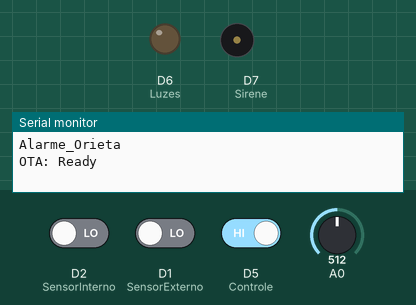
This sketch was run on a simulated ESP8266 (Wemos D1 mini). Shown: output pins drawn as LEDs (lit = HIGH), buzzer (waves = sounding, pin HIGH), the last lines printed to the serial monitor. Inputs (shaded band) come from the test bench; at power-on: D5 (Controle) HIGH, D2 (SensorInterno) LOW, A0 = 512, D1 (SensorExterno) LOW. WiFi joins after 1.5 s; servers stay silent unless stated.

Above: at 3.5 s.
3.6 s: D5 (Controle) driven LOW
At 3.9 s:
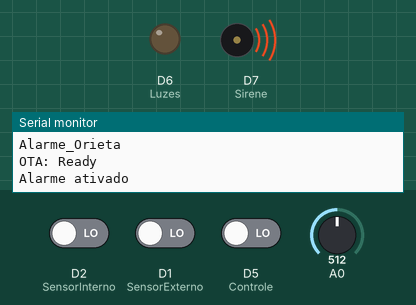
6.6 s: D2 (SensorInterno) driven HIGH
12.6 s: A0 set to 810
15.6 s: A0 set to 785
At 17.2 s:
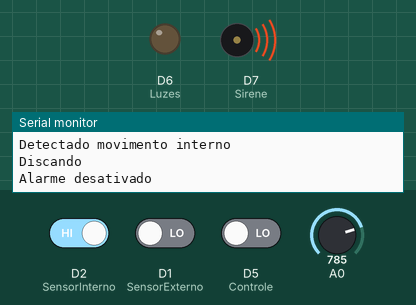
18.6 s: A0 set to 900
Timing chart, 0 to 22.6 s (numbered marks = the images above; inputs shaded):
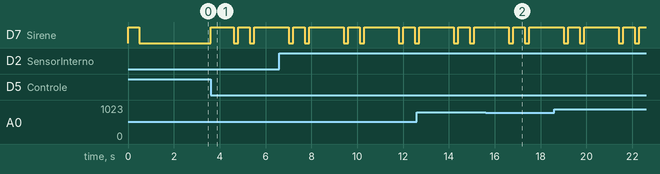

Measured:
- after the input at 3.6 s, D7 (Sirene): goes HIGH 1.0 s, LOW 0.20 s, HIGH 0.50 s, LOW 0.20 s, then HIGH, starting at once

The sketch:

alarme_cleo_IOT.ino
```cpp
/*******************************************************************************
 * J. A. Lisbôa 17/11/2020
 * Referencia:https://www.hackster.io/34909/wifi-security-system-using-wemos-d1mini-esp8266-and-blynk-56c703
 */
#define Luzes D6
#define Sirene D7
#define SensorExterno D1
#define SensorInterno D2
#define Controle D5
#define BLYNK_PRINT Serial    // Comentar para desabilitar saidas para a serial e poupar espaço
#include <BlynkSimpleEsp8266.h>
#include <ESP8266WiFi.h>
//#include <SimpleTimer.h>
#include <ArduinoOTA.h>
// You should get Auth Token in the Blynk App.
// Go to the Project Settings (nut icon).


//Token fornecido pelo Blynk para acesso ao projeto LedBlynkOta
char auth[] = "xpj9_mhxzvmoJQHD_s4H3PKMsvha8hO6"; //auth cavera

BlynkTimer timer;

char ssid[] = "IOT";
char pass[] = "morandonaselva";
char hostOTA[] = "AlarmeCleo";
char passOTA[] = "";


int FlagAtivado, FlagSirene,FlagLuzes;
long int T_LUZES,TL,T_SIRENE,TS;
int state;
int contador=0;
int flag=1;
WidgetLED led1(V1);
WidgetLED ledmovimiento(V2);
WidgetBridge bridge1(V1);

void setupOTA()
{
  ArduinoOTA.setHostname(hostOTA);
  //ArduinoOTA.setPassword(passOTA);
  ArduinoOTA.onStart([]() {
    Serial.println("OTA: Start");
  });
  ArduinoOTA.onEnd([]() {
    Serial.println("\nOTA: End");
  });
  ArduinoOTA.onProgress([](unsigned int progress, unsigned int total) {
    Serial.printf("Progress: %u%%\r", (progress / (total / 100)));
  });
  ArduinoOTA.onError([](ota_error_t error) {
    Serial.printf("Error[%u]: ", error);
    if (error == OTA_AUTH_ERROR) Serial.println("OTA: Auth Failed");
    else if (error == OTA_BEGIN_ERROR) Serial.println("OTA: Begin Failed");
    else if (error == OTA_CONNECT_ERROR) Serial.println("OTA: Connect Failed");
    else if (error == OTA_RECEIVE_ERROR) Serial.println("OTA: Receive Failed");
    else if (error == OTA_END_ERROR) Serial.println("OTA: End Failed");
  });
  ArduinoOTA.begin();
  Serial.println("OTA: Ready");
}

void buzzer() {
  digitalWrite(Sirene, HIGH);
  delay(500);
  digitalWrite(Sirene, LOW);
}

void MudaEstado() {
    FlagAtivado=!FlagAtivado;                         //Muda estado
    if(FlagAtivado==1) {
        Serial.println("Alarme ativado");
        Blynk.notify("Alarme ativado");
        buzzer();
    } else {
        Serial.println("Alarme desativado");
        Blynk.notify("Alarme desativado");
        digitalWrite(Luzes,LOW);
        digitalWrite(Sirene,LOW);
        buzzer();
        delay(200);
        buzzer();
        delay(200);
        buzzer();
    }
}


void myTimerEvent()
{
   //Se recebe sinal do controle remoto, muda o estado do alarme
 if (!digitalRead(Controle))
  MudaEstado();

  //Testa sensor interno
 if (digitalRead(SensorInterno)& FlagAtivado==1)     // Se sensor interno=1
   {
       Serial.println("Detectado movimento interno");
       Blynk.notify("Detectado movimento interno!");
       digitalWrite(Sirene,HIGH);                   //Dispara sirene
       FlagSirene=1;                                //Sinaliza sirene ligada
       TS=0;                                        //Zera temporizador da sirene
       T_SIRENE=600;                                 //Tempo da sirene ligada
       if(analogRead(A0)>800)                       //Se escuro
        {
          digitalWrite(Luzes,HIGH);                 //Acende luzes
          FlagLuzes=1;                              //Sinaliza luzes ligadas
          TL=0;                                     //Zera temporizador das luzes
          T_LUZES=600;
        }
        //Aciona discador
         Serial.println("Discando");
         bridge1.digitalWrite(0, HIGH);  // Aciona pino 0 do discador
   }

 //Testa sensor externo. Se detetar movimento e for escuro aciona luzes por 10 min.
 //Se alarme ativado, sirene por 20s.
if (digitalRead(SensorExterno)& FlagAtivado==1)     // Se sensor externo=1
    {
    Serial.println("Detectado movimento externo");
    Blynk.notify("Detectado movimento externo");
    digitalWrite(Sirene,HIGH);                   //Dispara sirene
    FlagSirene=1;                                //Sinaliza sirene ligada
    TS=0;                                        //Zera temporizador da sirene
    T_SIRENE=20;                                 //Tempo da sirene ligada
    if(analogRead(A0)>800)                       //Se escuro
        {
         digitalWrite(Luzes,HIGH);                 //Acende luzes
         FlagLuzes=1;                              //Sinaliza luzes ligadas
         TL=0;                                     //Zera temporizador das luzes
         T_LUZES=600;                              //Tempo luzes ligadas
         }
    }

  //Verifica se luzes e sirene estão ligadas para incrementar contadores de tempo
 if(FlagLuzes==1)
  {
    if (TL<T_LUZES)             //se ainda não completou o tempo ligadas
               TL++;                     //incremente contador
            else                        //Se completou
               {                        //o tempo
                 digitalWrite(Luzes,LOW);        //Desliga luzes
               TL=0;                     //Zera contador de tempo
               FlagLuzes=0;                     //Sinaliza luzes desligadas
               }

  }

  if(FlagSirene==1)
  {
    if (TS<T_SIRENE)             //se ainda não completou o tempo ligadas
               TS++;                     //incremente contador
            else                        //Se completou
               {                        //o tempo
                 digitalWrite(Sirene,LOW);        //Desliga luzes
               TS=0;                     //Zera contador de tempo
               FlagSirene=0;                     //Sinaliza luzes desligadas
               }

  }
}


BLYNK_CONNECTED() {
  bridge1.setAuthToken("942084a7d4ce4de18f0cb7646f107ac5"); // Token de autorização do discador
}


 void setup()
{
  Serial.begin(115200);
  Serial.println();
  Serial.println("Alarme_Orieta");
  FlagAtivado=0;
  FlagSirene=0;
  FlagLuzes=0;
  T_LUZES=600;                     //Tempo luzes ligadas (em  segundo)
  TL=0;                              //Contador tempo luzes ligadas
  T_SIRENE=600;                    //Tempo sirene ligada (em  segundo)
  TS=0;
  pinMode(Luzes, OUTPUT);
  pinMode(Sirene, OUTPUT);
  pinMode(Controle, INPUT);
  pinMode(SensorExterno, INPUT);
  pinMode(SensorInterno, INPUT);
  digitalWrite(Luzes, LOW);
  digitalWrite(Sirene, LOW);
  buzzer();
  Blynk.begin(auth, ssid, pass);
  timer.setInterval(100L, myTimerEvent);          //Chama a função myTimerEvent cada 100 ms
  Blynk.notify("Alarme inicializado V1");
  setupOTA();
}

BLYNK_WRITE(V1){
  Blynk.notify("Aqui ligará as luzes");
}

BLYNK_WRITE(V2){
  Blynk.notify("Aqui vai disparar a sirene");
}

BLYNK_WRITE(V0){
  //Altera o estado do alarme cada vez que V0 e pressionado no aplicativo
  MudaEstado();
}

void loop()
{
 ArduinoOTA.handle();
 Blynk.run();
 timer.run(); // Initiates SimpleTimer
}
```
